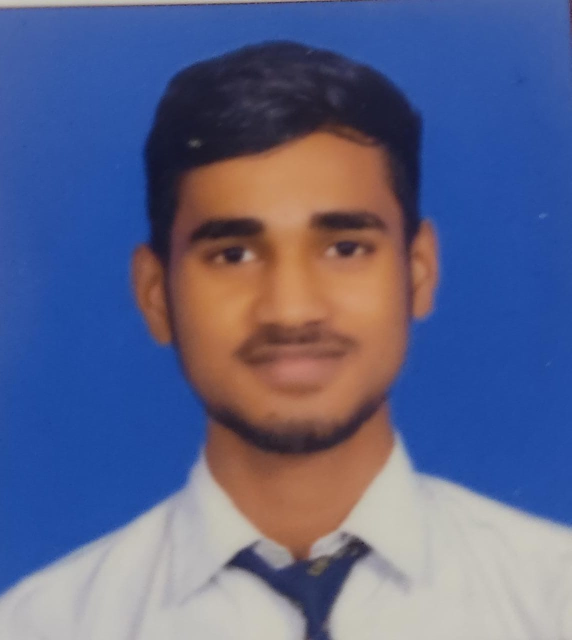
#> input picture face.jpeg, 1143 x 1280 px, found by its file name (shown at 1/2 size)
$ python face_detection.py
#> lines starting #> are read from the running program, lines starting #| are printed output that depends on the picture; after the words box and inside, x2 and y2 are one past the last pixel; in counts of white or black regions, pixels touching at a corner belong together
import cv2

#create casscade classifier object
face=cv2.CascadeClassifier("D:\projects/face_detection/haarcascade_frontalface_default.xml")

#reading the image
img=cv2.imread("D:\projects/face_detection/face.jpeg",1)
#> img is the input picture: shape (1280, 1143, 3); mean B, G, R 136.2, 100.1, 93.6
#converting image into grayscale image
gray_img=cv2.cvtColor(img,cv2.COLOR_BGR2GRAY)
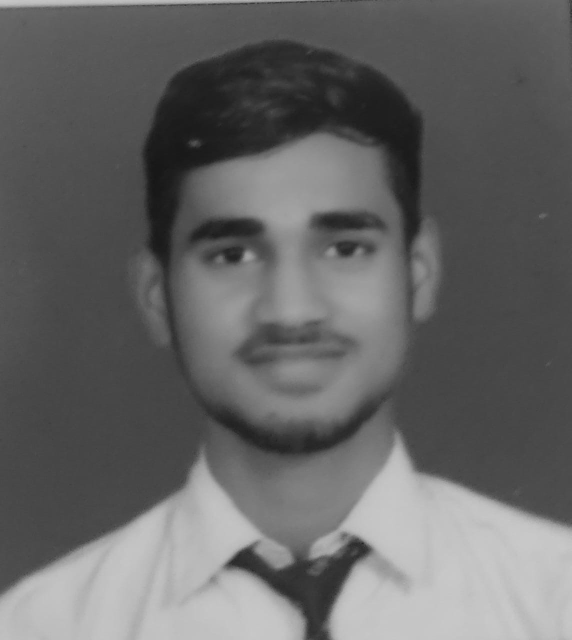
#> gray_img: shape (1280, 1143) (shown at 1/2 size); min 19, max 202, mean 102.2

#search the co-ordinates of the image
faces=face.detectMultiScale(gray_img,1.05,3)
#> faces = [[278, 257, 609, 609]]

for( x,y,w,h) in faces:
     img=cv2.rectangle(img, (x,y),(x+w,y+h),(0,233,0),3)
#> this loop made 1 pass
#> pass 1, `img=cv2.rectangle(img, (x,y),(x+w,y+h),(0,233,0),3)`:
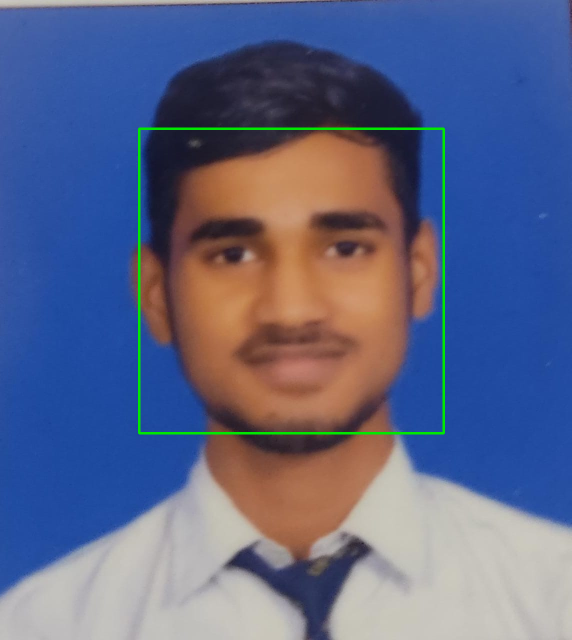
#> img: shape (1280, 1143, 3) (shown at 1/2 size); 0.83% of pixels changed, all inside (x1, y1, x2, y2) = (276, 255, 890, 869)
#resizing the image
rimg=cv2.resize(img,(int(img.shape[1]/2),int(img.shape[0]/2)))
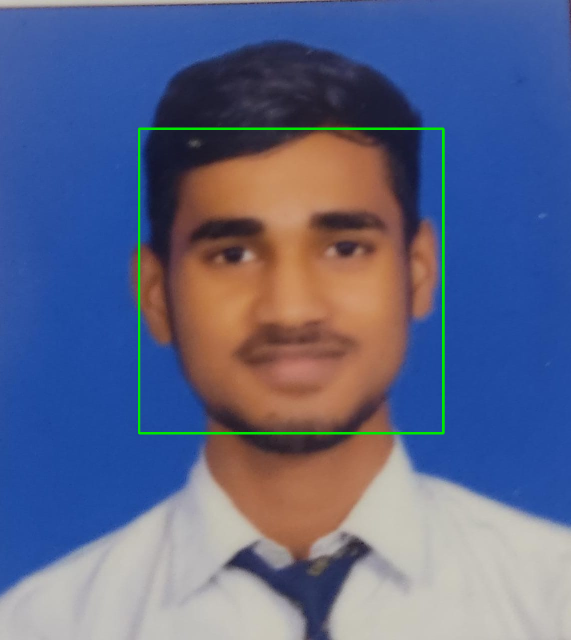
#> rimg: shape (640, 571, 3); mean B, G, R 135.2, 101.5, 93.2

cv2.imshow('new',rimg)
cv2.waitKey()
